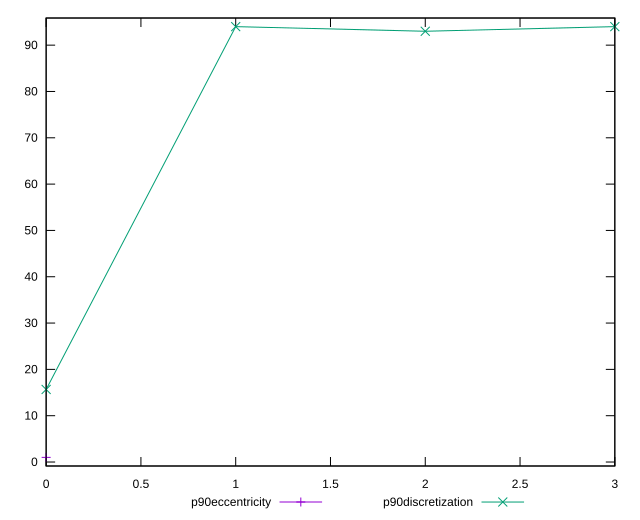

Source code (gnuplot):
reset

$p90Eccentricity <<EOF
0 0.9999999999999983
EOF

$p90Discretization <<EOF
0 15.666666666666666
1 94
2 93
3 94
EOF

set key outside below
set xrange [0:3]
set yrange [-0.8600000000000018:95.86]
set trange [-0.8600000000000018:95.86]
set terminal svg size 640, 520 enhanced background rgb 'white'
set output "reports/report_00030_2021-02-24T20-42-31.540Z/meta/score-difference/progression/eccentricity.svg"

plot $p90Eccentricity title "p90eccentricity" with linespoints, \
     $p90Discretization title "p90discretization" with linespoints

reset
